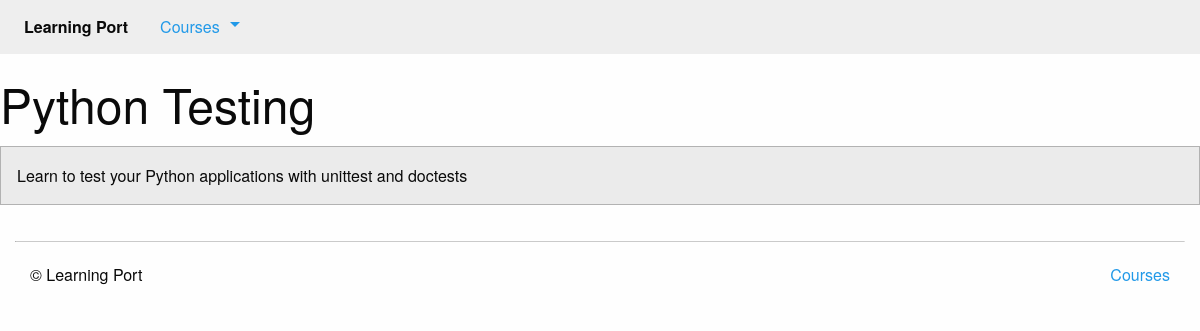
The app's page /courses/4/, older data.
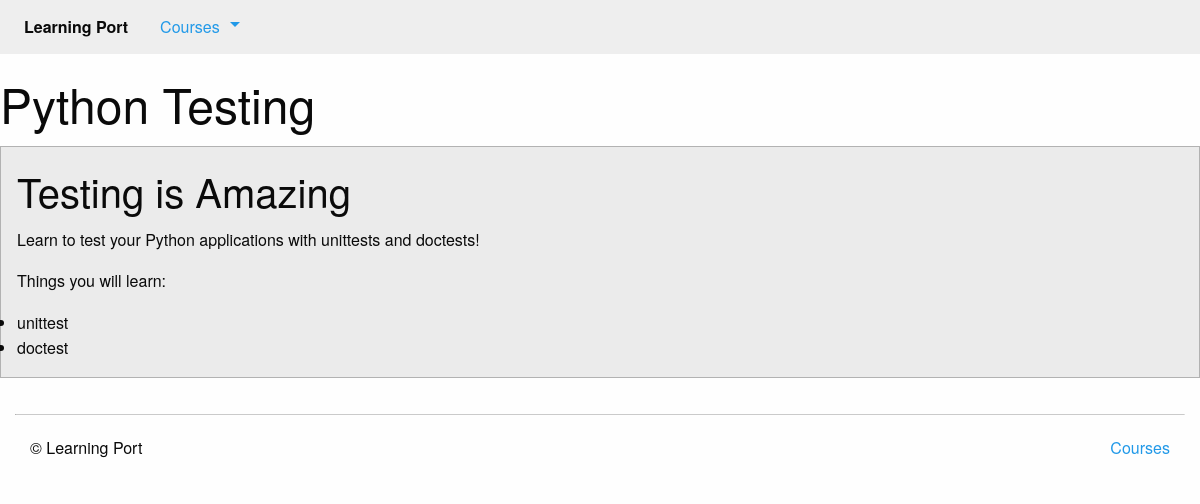
The same page, newer data.
### courses/models.py (models this page shows, shortened)
class Course(models.Model):
    created_at = models.DateTimeField(auto_now_add=True)
    title = models.CharField(max_length=255)
    description = models.TextField()

### courses/views.py (the view)
# urls.py: url(r'(?P<pk>\d+)/$', views.course_detail, name='detail'),
def course_detail(request, pk):
    course = get_object_or_404(models.Course, pk=pk)
    steps_order = sorted(chain(course.text_set.all(), course.quiz_set.all()),
                         key=lambda step: step.order)
    return render(request, 'courses/course_detail.html', {
        'course': course,
        'steps_order': steps_order
        })

### courses/templatetags/course_extras.py (called while the page is built)
@register.inclusion_tag('courses/course_nav.html')
def nav_courses_list():
    courses = Course.objects.all()
    return {'courses': courses }

@register.filter('markdown_to_html')
def markdown_to_html(markdown_text):
    html_body = markdown2.markdown(markdown_text)
    return mark_safe(html_body)

### courses/templates/courses/course_detail.html (shortened to what this page needs)
{% extends "layout.html" %}
{% load humanize course_extras %}
{% block content %}
<div class="row">
    <article>
        <h1 class="">{{ course.title }}</h1>
        <div class="callout secondary">
            {{ course.description|markdown_to_html }}
        </div>
    </article>
</div>
{% endblock %}

Row changes from the older to the newer data that the page shows:
changed Course "Python Testing": description "Learn to test your Python applications with unittest and doctests" → "Testing is Amazing Learn to test your Python applications with unittests and doctests! Things you will learn: unittest doctest"
